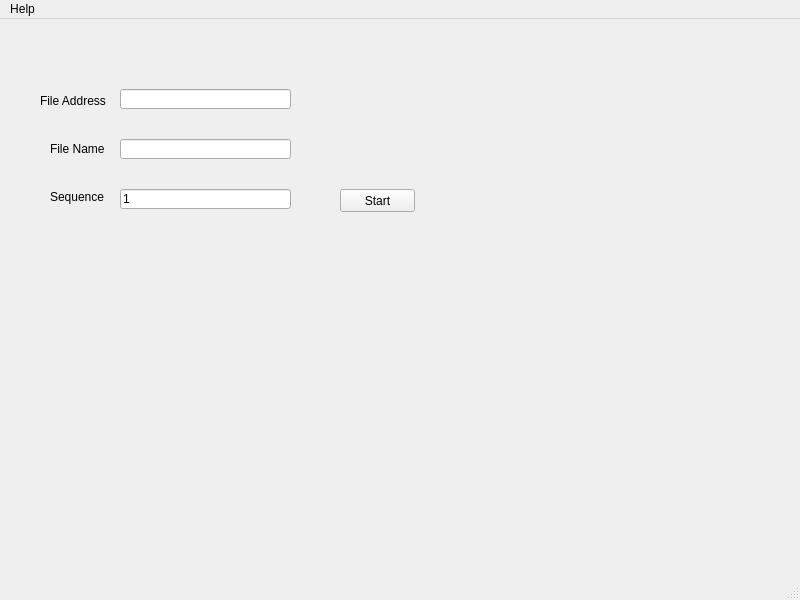
<?xml version="1.0" encoding="UTF-8"?>
<ui version="4.0">
 <class>FileEncryption</class>
 <widget class="QMainWindow" name="FileEncryption">
  <property name="geometry">
   <rect>
    <x>0</x>
    <y>0</y>
    <width>800</width>
    <height>600</height>
   </rect>
  </property>
  <property name="windowTitle">
   <string>File Encryption</string>
  </property>
  <widget class="QWidget" name="centralwidget">
   <widget class="QLineEdit" name="input_file_address">
    <property name="geometry">
     <rect>
      <x>120</x>
      <y>70</y>
      <width>171</width>
      <height>20</height>
     </rect>
    </property>
   </widget>
   <widget class="QLineEdit" name="input_file_name">
    <property name="geometry">
     <rect>
      <x>120</x>
      <y>120</y>
      <width>171</width>
      <height>20</height>
     </rect>
    </property>
   </widget>
   <widget class="QLabel" name="file_address">
    <property name="geometry">
     <rect>
      <x>40</x>
      <y>72</y>
      <width>71</width>
      <height>20</height>
     </rect>
    </property>
    <property name="text">
     <string>File Address</string>
    </property>
   </widget>
   <widget class="QLabel" name="file_name">
    <property name="geometry">
     <rect>
      <x>50</x>
      <y>120</y>
      <width>61</width>
      <height>20</height>
     </rect>
    </property>
    <property name="text">
     <string>File Name</string>
    </property>
   </widget>
   <widget class="QLabel" name="sequence">
    <property name="geometry">
     <rect>
      <x>50</x>
      <y>170</y>
      <width>61</width>
      <height>16</height>
     </rect>
    </property>
    <property name="text">
     <string>Sequence</string>
    </property>
   </widget>
   <widget class="QLineEdit" name="input_sequence">
    <property name="geometry">
     <rect>
      <x>120</x>
      <y>170</y>
      <width>171</width>
      <height>20</height>
     </rect>
    </property>
    <property name="inputMethodHints">
     <set>Qt::ImhPreferNumbers</set>
    </property>
    <property name="text">
     <string>1</string>
    </property>
    <property name="placeholderText">
     <string>input 1 to start from 1</string>
    </property>
   </widget>
   <widget class="QPushButton" name="start_button">
    <property name="geometry">
     <rect>
      <x>340</x>
      <y>170</y>
      <width>75</width>
      <height>23</height>
     </rect>
    </property>
    <property name="text">
     <string>Start</string>
    </property>
   </widget>
   <widget class="QLabel" name="result">
    <property name="geometry">
     <rect>
      <x>120</x>
      <y>210</y>
      <width>301</width>
      <height>16</height>
     </rect>
    </property>
    <property name="text">
     <string/>
    </property>
   </widget>
  </widget>
  <widget class="QMenuBar" name="menubar">
   <property name="geometry">
    <rect>
     <x>0</x>
     <y>0</y>
     <width>800</width>
     <height>21</height>
    </rect>
   </property>
   <widget class="QMenu" name="menuHelp">
    <property name="title">
     <string>Help</string>
    </property>
    <addaction name="actionAbout_Filename_Encryption"/>
   </widget>
   <addaction name="menuHelp"/>
  </widget>
  <widget class="QStatusBar" name="statusbar"/>
  <action name="actionAbout_Filename_Encryption">
   <property name="text">
    <string>About Filename Encryption</string>
   </property>
  </action>
 </widget>
 <resources/>
 <connections/>
</ui>
